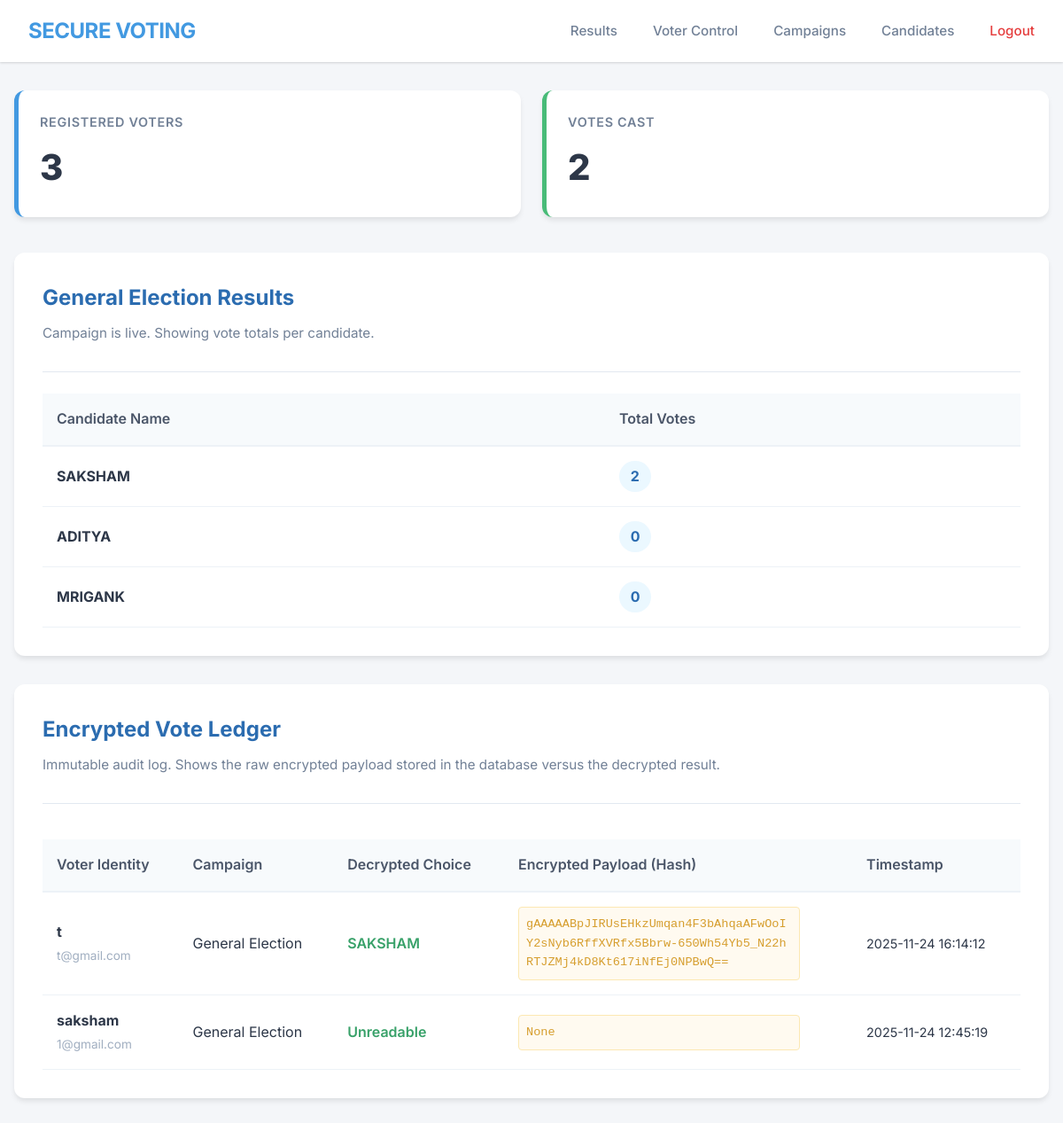
/admin (signed in), run on the app's committed database.
### models/vote_model.py (models this page shows)
class Campaign(db.Model):
    __tablename__ = "campaigns"
    id = db.Column(db.Integer, primary_key=True)
    name = db.Column(db.String(120), unique=True, nullable=False)
    description = db.Column(db.Text, nullable=True)
    is_active = db.Column(db.Boolean, nullable=False, default=True)
    start_at = db.Column(db.DateTime, nullable=True)
    end_at = db.Column(db.DateTime, nullable=True)
    created_at = db.Column(db.DateTime, server_default=db.func.now())
    candidates = db.relationship(
        "Candidate", back_populates="campaign", cascade="all, delete-orphan"
    )
    votes = db.relationship("Vote", back_populates="campaign", cascade="all, delete")

class Candidate(db.Model):
    __tablename__ = "candidates"
    id = db.Column(db.Integer, primary_key=True)
    name = db.Column(db.String(120), nullable=False)
    manifesto = db.Column(db.Text, nullable=True)
    campaign_id = db.Column(db.Integer, db.ForeignKey("campaigns.id"), nullable=False)
    votes = db.relationship("Vote", back_populates="candidate", cascade="all, delete")
    campaign = db.relationship("Campaign", back_populates="candidates")

class Vote(db.Model):
    __tablename__ = "votes"
    id = db.Column(db.Integer, primary_key=True)
    timestamp = db.Column(db.DateTime, server_default=db.func.now())
    user_id = db.Column(db.Integer, db.ForeignKey("users.id"), nullable=False)
    candidate_id = db.Column(db.Integer, db.ForeignKey("candidates.id"), nullable=False)
    campaign_id = db.Column(db.Integer, db.ForeignKey("campaigns.id"), nullable=False)
    encrypted_choice = db.Column(db.Text, nullable=True)
    user = db.relationship("User", back_populates="votes")
    candidate = db.relationship("Candidate", back_populates="votes")
    campaign = db.relationship("Campaign", back_populates="votes")

### models/user_model.py (models this page shows, shortened)
class User(UserMixin, db.Model):
    __tablename__ = "users"
    id = db.Column(db.Integer, primary_key=True)
    username = db.Column(db.String(80), nullable=False)
    email = db.Column(db.String(120), unique=True, nullable=False)
    password_hash = db.Column(db.String(255), nullable=False)
    is_admin = db.Column(db.Boolean, default=False)
    security_key_hash = db.Column(db.String(255), nullable=True)
    created_at = db.Column(db.DateTime, server_default=db.func.now())
    votes = db.relationship("Vote", back_populates="user", cascade="all, delete-orphan")

### app.py (the view)
    @app.route("/admin")
    @admin_required
    def admin_dashboard():
        from sqlalchemy import func
        total_users = User.query.count()
        total_votes = Vote.query.count()
        campaigns = (
            Campaign.query.order_by(Campaign.is_active.desc(), Campaign.created_at.desc())
            .all()
        )
        campaign_stats = []
        for campaign in campaigns:
            candidate_totals = (
                db.session.query(Candidate, func.count(Vote.id).label("votes"))
                .outerjoin(Vote, Vote.candidate_id == Candidate.id)
                .filter(Candidate.campaign_id == campaign.id)
                .group_by(Candidate.id)
                .all()
            )
            campaign_stats.append({"campaign": campaign, "stats": candidate_totals})
        return render_template(
            "admin_dashboard.html",
            campaign_stats=campaign_stats,
            total_users=total_users,
            total_votes=total_votes,
            voter_votes=[
                {
                    "user": vote.user,
                    "candidate": vote.candidate.name,
                    "campaign": vote.campaign.name if vote.campaign else "Unknown",
                    "encrypted": vote.encrypted_choice,
                    "decrypted": decrypt_choice(vote.encrypted_choice),
                    "timestamp": vote.timestamp,
                }
                for vote in Vote.query.order_by(Vote.timestamp.desc()).all()
            ],
        )

### templates/admin_dashboard.html (shortened to what this page needs)
{% extends "base.html" %}
{% block content %}
<div class="stats-grid">
    <div class="stat-card">
        <span class="stat-label">Registered Voters</span>
        <span class="stat-number">{{ total_users }}</span>
    </div>
    <div class="stat-card" style="border-left-color: #48bb78;"> <span class="stat-label">Votes Cast</span>
        <span class="stat-number">{{ total_votes }}</span>
    </div>
</div>
{% for block in campaign_stats %}
<section class="data-card">
  <div class="section-header">
    <h2>{{ block.campaign.name }} Results</h2>
    <p>{% if block.campaign.is_active %}Campaign is live{% else %}Campaign paused{% endif %}. Showing vote totals per candidate.</p>
  </div>
  {% if block.stats %}
  <table class="styled-table">
    <thead>
      <tr>
        <th>Candidate Name</th>
        <th>Total Votes</th>
      </tr>
    </thead>
    <tbody>
      {% for candidate, votes in block.stats %}
        <tr>
          <td class="candidate-name">{{ candidate.name }}</td>
          <td>
            <span class="vote-count">{{ votes }}</span>
          </td>
        </tr>
      {% endfor %}
    </tbody>
  </table>
  {% else %}
    <p style="text-align:center;color:#718096;">No candidates or votes recorded yet.</p>
  {% endif %}
</section>
{% endfor %}
<section class="data-card">
  <div class="section-header">
    <h2>Encrypted Vote Ledger</h2>
    <p>Immutable audit log. Shows the raw encrypted payload stored in the database versus the decrypted result.</p>
  </div>
  <div style="overflow-x: auto;"> <table class="styled-table">
        <thead>
          <tr>
            <th>Voter Identity</th>
            <th>Campaign</th>
            <th>Decrypted Choice</th>
            <th>Encrypted Payload (Hash)</th>
            <th>Timestamp</th>
          </tr>
        </thead>
        <tbody>
          {% for entry in voter_votes %}
            <tr>
              <td>
                <strong>{{ entry.user.username }}</strong><br>
                <span style="font-size: 0.85rem; color: #a0aec0;">{{ entry.user.email }}</span>
              </td>
              <td>{{ entry.campaign }}</td>
              <td>
                  <span class="decrypted-badge">{{ entry.decrypted or "Unreadable" }}</span>
              </td>
              <td>
                <div class="crypto-cell">
                    {{ entry.encrypted }}
                </div>
              </td>
              <td class="timestamp">
                {{ entry.timestamp.strftime("%Y-%m-%d %H:%M:%S") if entry.timestamp else "—" }}
              </td>
            </tr>
          {% endfor %}
        </tbody>
      </table>
  </div>
</section>
{% endblock %}

### templates/base.html (shortened to what this page needs)
<!doctype html>
<html lang="en">
  <head>
    <link rel="stylesheet" href="{{ url_for('static', filename='css/main.css') }}">
  </head>
  <body>
    <nav class="top-nav">
      <div class="brand">Secure Voting</div>
      <div class="links">
        {% if current_user.is_authenticated %}
          {% if current_user.is_admin %}
            <a href="{{ url_for('admin_dashboard') }}">Results</a>
            <a href="{{ url_for('admin_voters') }}">Voter Control</a>
            <a href="{{ url_for('admin_campaigns') }}">Campaigns</a>
            <a href="{{ url_for('admin_candidates') }}">Candidates</a>
          {% else %}
            <a href="{{ url_for('user_dashboard') }}">Dashboard</a>
          {% endif %}
          <a href="{{ url_for('logout') }}">Logout</a>
        {% else %}
          <a href="{{ url_for('login') }}">Login</a>
          <a href="{{ url_for('signup') }}">Sign Up</a>
        {% endif %}
      </div>
    </nav>
    <main>
      {% block content %}{% endblock %}
    </main>
  </body>
</html>

### static/css/main.css (style rules this page uses)
:root { font-family: "Inter", system-ui, -apple-system, BlinkMacSystemFont, sans-serif; background-color: #f4f6fb; color: #1f2933; }
body { margin: 0; }
.top-nav { display: flex; justify-content: space-between; align-items: center; padding: 1rem 2rem; background: #0d6efd; color: #fff; }
.top-nav a { color: #fff; margin-left: 1rem; text-decoration: none; }
main { max-width: 900px; margin: 2rem auto; padding: 0 1rem; }
table { width: 100%; border-collapse: collapse; margin-top: 1rem; }
th, td { padding: 0.75rem; border-bottom: 1px solid #e2e8f0; text-align: left; }

### templates/base.html (style rules this page uses)
:root { --primary-color: #4299e1; --primary-hover: #3182ce; --bg-color: #f4f6f9; --text-dark: #1a202c; --text-light: #718096; --white: #ffffff; --shadow-sm: 0 1px 3px 0 rgba(0, 0, 0, 0.1), 0 1px 2px 0 rgba(0, 0, 0, 0.06); --shadow-md: 0 4px 6px -1px rgba(0, 0, 0, 0.1), 0 2px 4px -1px rgba(0, 0, 0, 0.06); }
body { margin: 0; padding: 0; font-family: 'Inter', sans-serif; background-color: var(--bg-color); color: var(--text-dark); line-height: 1.6; min-height: 100vh; display: flex; flex-direction: column; }
.top-nav { background-color: var(--white); box-shadow: var(--shadow-sm); padding: 1rem 2rem; display: flex; justify-content: space-between; align-items: center; position: sticky; top: 0; z-index: 1000; }
.brand { font-size: 1.5rem; font-weight: 700; color: var(--primary-color); letter-spacing: -0.5px; text-transform: uppercase; }
.links { display: flex; gap: 1.5rem; align-items: center; }
.links a { text-decoration: none; color: var(--text-light); font-weight: 500; font-size: 0.95rem; transition: color 0.2s ease, transform 0.2s ease; }
.links a[href*="logout"] { color: #e53e3e; }
main { flex: 1; width: 100%; max-width: 1200px; margin: 0 auto; padding: 2rem 1rem; box-sizing: border-box; }

### templates/admin_dashboard.html (style rules this page uses)
.stats-grid { display: grid; grid-template-columns: repeat(auto-fit, minmax(200px, 1fr)); gap: 1.5rem; margin-bottom: 2.5rem; }
.stat-card { background: #ffffff; padding: 1.5rem; border-radius: 12px; box-shadow: 0 4px 6px -1px rgba(0, 0, 0, 0.1); border-left: 5px solid #4299e1; display: flex; flex-direction: column; }
.stat-label { font-size: 0.9rem; color: #718096; font-weight: 600; text-transform: uppercase; letter-spacing: 0.05em; }
.stat-number { font-size: 2.5rem; font-weight: 800; color: #2d3748; margin-top: 0.5rem; }
.section-header { margin-bottom: 1.5rem; border-bottom: 1px solid #e2e8f0; padding-bottom: 1rem; }
.section-header h2 { font-size: 1.5rem; color: #2b6cb0; margin: 0; }
.section-header p { color: #718096; font-size: 0.95rem; margin-top: 0.5rem; }
.data-card { background: #ffffff; border-radius: 12px; box-shadow: 0 4px 6px -1px rgba(0, 0, 0, 0.1); padding: 2rem; margin-bottom: 2rem; }
.styled-table { width: 100%; border-collapse: collapse; margin-top: 1rem; }
.styled-table th { text-align: left; padding: 1rem; background-color: #f7fafc; color: #4a5568; font-weight: 600; border-bottom: 2px solid #edf2f7; }
.styled-table td { padding: 1rem; border-bottom: 1px solid #edf2f7; color: #2d3748; vertical-align: middle; }
.candidate-name { font-weight: 700; color: #2d3748; }
.vote-count { background: #ebf8ff; color: #2b6cb0; padding: 0.3rem 0.8rem; border-radius: 999px; font-weight: 700; display: inline-block; }
.crypto-cell { font-family: 'Courier New', monospace; font-size: 0.85rem; color: #d69e2e; background-color: #fffaf0; padding: 0.5rem; border-radius: 4px; border: 1px solid #fce8b2; max-width: 300px; word-break: break-all; }
.decrypted-badge { font-weight: 600; color: #38a169; }
.timestamp { color: #718096; font-size: 0.9rem; }

### data on the page
Campaign: campaign.name "General Election", campaign "General Election" "General Election"
Candidate: name "SAKSHAM", votes "2"
Candidate: name "ADITYA", votes "0"
Candidate: name "MRIGANK", votes "0"
User: user.username "t", user.email "t@gmail.com"
Vote: encrypted "gAAAAABpJIRUsEHkzUmqan4F3bAhqaAFwOoIY2sNyb6RffXVRfx5Bbrw-650Wh54Yb5_N22hRTJZMj4kD8Kt617iNfEj0NPBwQ==", timestamp "2025-11-24 16:14:12"
User: user.username "saksham", user.email "1@gmail.com"
Vote: timestamp "2025-11-24 12:45:19"

### other printed values
{{ total_users }} "3"
{{ total_votes }} "2"
{{ entry.decrypted or "Unreadable" }} "SAKSHAM" "Unreadable"
{{ entry.encrypted }} "None"
